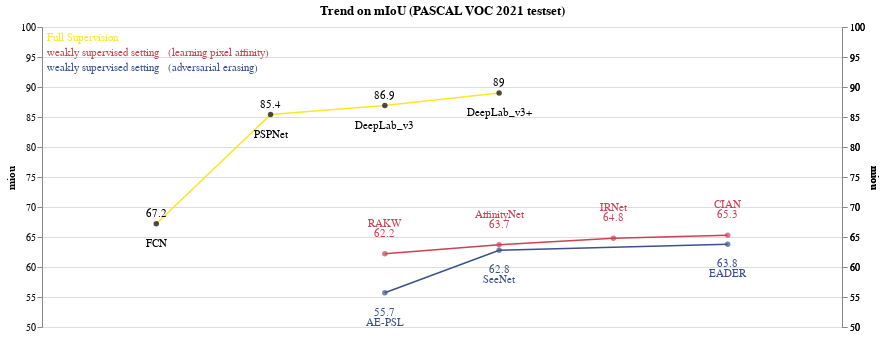

Notebook code cell kept with this figure:
### Markdown cell above
## Trend

### Code cell
#@title
# https://medium.com/analytics-vidhya/creating-a-dual-axis-pareto-chart-in-altair-e3673107dd14
# https://altair-viz.github.io/user_guide/interactions.html
# https://www.datacamp.com/tutorial/altair-in-python

import altair as alt
import pandas as pd

y_scale = [50, 100]
x_scale = [0, 7]

viridis = ['#440154', '#472c7a', '#3b518b', '#2c718e', '#21908d', '#27ad81', '#5cc863', '#aadc32', '#fde725']
#보, 남, 파

data = pd.DataFrame({'idx': [1, 2, 3, 4],
                     'year': ["2015", "2017", "2017.", "2018"],
                     'nickname': ['FCN', 'PSPNet', 'DeepLab_v3', 'DeepLab_v3+'],
                     'miou' :[67.2, 85.4, 86.9, 89.0],
                     'backbone' :["unknown","unknown","unknown","unknown"]})

weakly_data = pd.DataFrame({'idx': [3, 4, 5, 6],
                     'year': ["2017", "2018", "2019.", "2020"],
                     'nickname': ['RAKW', 'AffinityNet', 'IRNet', 'CIAN'],
                     'miou' :[62.2, 63.7, 64.8, 65.3],
                     'backbone' :["unknown","unknown","unknown","unknown"]})

weakly2_data = pd.DataFrame({'idx': [3, 4, 6],
                     'year': ["2017", "2018", "2020"],
                     'nickname': ['AE-PSL', 'SeeNet', 'EADER'],
                     'miou' :[55.7, 62.8, 63.8],
                     'backbone' :["unknown","unknown","unknown"]})


def GetGraphElement(data, x_scale, y_scale, perf_measure, line_color = "#000000", point_color = "#000000", text_color = "#000000", text_y_pos = -10, textperf_y_pos=-20):
    base = alt.Chart(data).encode(
    x = alt.X("idx", scale=alt.Scale(domain=x_scale),axis=None),
    ).properties (
    width = 800,
    title = ["Trend on mIoU (PASCAL VOC 2012 testset)"]
    )

    line = base.mark_line(strokeWidth= 1.5, color = line_color).encode(
        y=alt.Y('miou', scale=alt.Scale(domain=y_scale),axis=alt.Axis(grid=True)),
        #text = alt.Text('nickname')
    )

    points = base.mark_circle(strokeWidth= 3, color = point_color).encode(
            y=alt.Y(perf_measure, scale=alt.Scale(domain=y_scale), axis=None),
            tooltip = [alt.Tooltip('year'),
            alt.Tooltip('nickname'),
            alt.Tooltip(perf_measure),
            alt.Tooltip('backbone'),],
    )

    point_nick = points.mark_text(align='center', baseline='middle', dy = text_y_pos,).encode(
        y= alt.Y(perf_measure, scale=alt.Scale(domain=y_scale), axis=None),
        text=alt.Text(perf_measure),
        color= alt.value(text_color)
    )
    point_perf = points.mark_text(align='center', baseline='middle', dy = textperf_y_pos).encode(
        y= alt.Y(perf_measure, scale=alt.Scale(domain=y_scale), axis=None),
        text=alt.Text('nickname'),
        color= alt.value(text_color)
    )   

    return base, line, points, point_nick, point_perf

def description_test(pos_x, pos_y, text, color):
    return alt.Chart({'values':[{}]}).mark_text(align = "left", baseline ="top").encode(
        x = alt.value(pos_x),
        y = alt.value(pos_y),
        text = alt.value([text]),
        color= alt.value(color)
    )
    



base, line, points, point_nick, point_perf = GetGraphElement(data, x_scale, y_scale, 'miou', 
                                                            line_color = "#fde725", point_color = "#000000", text_color = "#000000", 
                                                            text_y_pos = -10, textperf_y_pos=20)
base2, line2, points2, point_nick2, point_perf2 = GetGraphElement(weakly_data, x_scale, y_scale, 'miou', 
                                                                    line_color = "#cb4154", point_color = "#cb4154", text_color = "#cb4154", 
                                                                    text_y_pos = -20, textperf_y_pos=-30)
base3, line3, points3, point_nick3, point_perf3 = GetGraphElement(weakly2_data, x_scale, y_scale, 'miou', 
                                                                    line_color = "#3b518b", point_color = "#3b518b", text_color = "#3b518b", 
                                                                    text_y_pos = 20, textperf_y_pos=30)

description1 = description_test(5,5,'Full Supervision','#fde725')
description2 = description_test(5,20,'weakly supervised setting \n (learning pixel affinity)','#cb4154')
description3 = description_test(5,35,'weakly supervised setting \n (adversarial erasing)','#3b518b')

(
    description1+description2+description3+
    line+points+point_nick+point_perf+
    line2+points2+point_nick2+point_perf2+ 
    line3+points3+point_nick3+point_perf3
).resolve_scale(y = 'independent')

### Figure 1 — Vega-Lite specification as saved in the notebook (floating-point values rounded to 4 significant figures)
{"config": {"view": {"continuousWidth": 400, "continuousHeight": 300}}, "layer": [{"data": {"name": "empty"}, "mark": {"type": "text", "align": "left", "baseline": "top"}, "encoding": {"color": {"value": "#fde725"}, "text": {"value": ["Full Supervision"]}, "x": {"value": 5}, "y": {"value": 5}}}, {"data": {"name": "empty"}, "mark": {"type": "text", "align": "left", "baseline": "top"}, "encoding": {"color": {"value": "#cb4154"}, "text": {"value": ["weakly supervised setting \n (learning pixel affinity)"]}, "x": {"value": 5}, "y": {"value": 20}}}, {"data": {"name": "empty"}, "mark": {"type": "text", "align": "left", "baseline": "top"}, "encoding": {"color": {"value": "#3b518b"}, "text": {"value": ["weakly supervised setting \n (adversarial erasing)"]}, "x": {"value": 5}, "y": {"value": 35}}}, {"data": {"name": "data-f82c96c9529050ba4c59c93eae4b8ced"}, "mark": {"type": "line", "color": "#fde725", "strokeWidth": 1.5}, "encoding": {"x": {"axis": null, "field": "idx", "scale": {"domain": [0, 7]}, "type": "quantitative"}, "y": {"axis": {"grid": true}, "field": "miou", "scale": {"domain": [50, 100]}, "type": "quantitative"}}, "title": ["Trend on mIoU (PASCAL VOC 2021 testset)"], "width": 800}, {"data": {"name": "data-f82c96c9529050ba4c59c93eae4b8ced"}, "mark": {"type": "circle", "color": "#000000", "strokeWidth": 3}, "encoding": {"tooltip": [{"field": "year", "type": "nominal"}, {"field": "nickname", "type": "nominal"}, {"field": "miou", "type": "quantitative"}, {"field": "backbone", "type": "nominal"}], "x": {"axis": null, "field": "idx", "scale": {"domain": [0, 7]}, "type": "quantitative"}, "y": {"axis": null, "field": "miou", "scale": {"domain": [50, 100]}, "type": "quantitative"}}, "title": ["Trend on mIoU (PASCAL VOC 2021 testset)"], "width": 800}, {"data": {"name": "data-f82c96c9529050ba4c59c93eae4b8ced"}, "mark": {"type": "text", "align": "center", "baseline": "middle", "dy": -10}, "encoding": {"color": {"value": "#000000"}, "text": {"field": "miou", "type": "quantitative"}, "tooltip": [{"field": "year", "type": "nominal"}, {"field": "nickname", "type": "nominal"}, {"field": "miou", "type": "quantitative"}, {"field": "backbone", "type": "nominal"}], "x": {"axis": null, "field": "idx", "scale": {"domain": [0, 7]}, "type": "quantitative"}, "y": {"axis": null, "field": "miou", "scale": {"domain": [50, 100]}, "type": "quantitative"}}, "title": ["Trend on mIoU (PASCAL VOC 2021 testset)"], "width": 800}, {"data": {"name": "data-f82c96c9529050ba4c59c93eae4b8ced"}, "mark": {"type": "text", "align": "center", "baseline": "middle", "dy": 20}, "encoding": {"color": {"value": "#000000"}, "text": {"field": "nickname", "type": "nominal"}, "tooltip": [{"field": "year", "type": "nominal"}, {"field": "nickname", "type": "nominal"}, {"field": "miou", "type": "quantitative"}, {"field": "backbone", "type": "nominal"}], "x": {"axis": null, "field": "idx", "scale": {"domain": [0, 7]}, "type": "quantitative"}, "y": {"axis": null, "field": "miou", "scale": {"domain": [50, 100]}, "type": "quantitative"}}, "title": ["Trend on mIoU (PASCAL VOC 2021 testset)"], "width": 800}, {"data": {"name": "data-16f3683905ff1c25b0369c8bd9b636bb"}, "mark": {"type": "line", "color": "#cb4154", "strokeWidth": 1.5}, "encoding": {"x": {"axis": null, "field": "idx", "scale": {"domain": [0, 7]}, "type": "quantitative"}, "y": {"axis": {"grid": true}, "field": "miou", "scale": {"domain": [50, 100]}, "type": "quantitative"}}, "title": ["Trend on mIoU (PASCAL VOC 2021 testset)"], "width": 800}, {"data": {"name": "data-16f3683905ff1c25b0369c8bd9b636bb"}, "mark": {"type": "circle", "color": "#cb4154", "strokeWidth": 3}, "encoding": {"tooltip": [{"field": "year", "type": "nominal"}, {"field": "nickname", "type": "nominal"}, {"field": "miou", "type": "quantitative"}, {"field": "backbone", "type": "nominal"}], "x": {"axis": null, "field": "idx", "scale": {"domain": [0, 7]}, "type": "quantitative"}, "y": {"axis": null, "field": "miou", "scale": {"domain": [50, 100]}, "type": "quantitative"}}, "title": ["Trend on mIoU (PASCAL VOC 2021 testset)"], "width": 800}, {"data": {"name": "data-16f3683905ff1c25b0369c8bd9b636bb"}, "mark": {"type": "text", "align": "center", "baseline": "middle", "dy": -20}, "encoding": {"color": {"value": "#cb4154"}, "text": {"field": "miou", "type": "quantitative"}, "tooltip": [{"field": "year", "type": "nominal"}, {"field": "nickname", "type": "nominal"}, {"field": "miou", "type": "quantitative"}, {"field": "backbone", "type": "nominal"}], "x": {"axis": null, "field": "idx", "scale": {"domain": [0, 7]}, "type": "quantitative"}, "y": {"axis": null, "field": "miou", "scale": {"domain": [50, 100]}, "type": "quantitative"}}, "title": ["Trend on mIoU (PASCAL VOC 2021 testset)"], "width": 800}, {"data": {"name": "data-16f3683905ff1c25b0369c8bd9b636bb"}, "mark": {"type": "text", "align": "center", "baseline": "middle", "dy": -30}, "encoding": {"color": {"value": "#cb4154"}, "text": {"field": "nickname", "type": "nominal"}, "tooltip": [{"field": "year", "type": "nominal"}, {"field": "nickname", "type": "nominal"}, {"field": "miou", "type": "quantitative"}, {"field": "backbone", "type": "nominal"}], "x": {"axis": null, "field": "idx", "scale": {"domain": [0, 7]}, "type": "quantitative"}, "y": {"axis": null, "field": "miou", "scale": {"domain": [50, 100]}, "type": "quantitative"}}, "title": ["Trend on mIoU (PASCAL VOC 2021 testset)"], "width": 800}, {"data": {"name": "data-7b8ffe69b7081cb6ee03e5e15d9b66e4"}, "mark": {"type": "line", "color": "#3b518b", "strokeWidth": 1.5}, "encoding": {"x": {"axis": null, "field": "idx", "scale": {"domain": [0, 7]}, "type": "quantitative"}, "y": {"axis": {"grid": true}, "field": "miou", "scale": {"domain": [50, 100]}, "type": "quantitative"}}, "title": ["Trend on mIoU (PASCAL VOC 2021 testset)"], "width": 800}, {"data": {"name": "data-7b8ffe69b7081cb6ee03e5e15d9b66e4"}, "mark": {"type": "circle", "color": "#3b518b", "strokeWidth": 3}, "encoding": {"tooltip": [{"field": "year", "type": "nominal"}, {"field": "nickname", "type": "nominal"}, {"field": "miou", "type": "quantitative"}, {"field": "backbone", "type": "nominal"}], "x": {"axis": null, "field": "idx", "scale": {"domain": [0, 7]}, "type": "quantitative"}, "y": {"axis": null, "field": "miou", "scale": {"domain": [50, 100]}, "type": "quantitative"}}, "title": ["Trend on mIoU (PASCAL VOC 2021 testset)"], "width": 800}, {"data": {"name": "data-7b8ffe69b7081cb6ee03e5e15d9b66e4"}, "mark": {"type": "text", "align": "center", "baseline": "middle", "dy": 20}, "encoding": {"color": {"value": "#3b518b"}, "text": {"field": "miou", "type": "quantitative"}, "tooltip": [{"field": "year", "type": "nominal"}, {"field": "nickname", "type": "nominal"}, {"field": "miou", "type": "quantitative"}, {"field": "backbone", "type": "nominal"}], "x": {"axis": null, "field": "idx", "scale": {"domain": [0, 7]}, "type": "quantitative"}, "y": {"axis": null, "field": "miou", "scale": {"domain": [50, 100]}, "type": "quantitative"}}, "title": ["Trend on mIoU (PASCAL VOC 2021 testset)"], "width": 800}, {"data": {"name": "data-7b8ffe69b7081cb6ee03e5e15d9b66e4"}, "mark": {"type": "text", "align": "center", "baseline": "middle", "dy": 30}, "encoding": {"color": {"value": "#3b518b"}, "text": {"field": "nickname", "type": "nominal"}, "tooltip": [{"field": "year", "type": "nominal"}, {"field": "nickname", "type": "nominal"}, {"field": "miou", "type": "quantitative"}, {"field": "backbone", "type": "nominal"}], "x": {"axis": null, "field": "idx", "scale": {"domain": [0, 7]}, "type": "quantitative"}, "y": {"axis": null, "field": "miou", "scale": {"domain": [50, 100]}, "type": "quantitative"}}, "title": ["Trend on mIoU (PASCAL VOC 2021 testset)"], "width": 800}], "resolve": {"scale": {"y": "independent"}}, "$schema": "https://vega.github.io/schema/vega-lite/v4.17.0.json", "datasets": {"empty": [{}], "data-f82c96c9529050ba4c59c93eae4b8ced": [{"idx": 1, "year": "2015", "nickname": "FCN", "miou": 67.2, "backbone": "unknown"}, {"idx": 2, "year": "2017", "nickname": "PSPNet", "miou": 85.4, "backbone": "unknown"}, {"idx": 3, "year": "2017.", "nickname": "DeepLab_v3", "miou": 86.9, "backbone": "unknown"}, {"idx": 4, "year": "2018", "nickname": "DeepLab_v3+", "miou": 89.0, "backbone": "unknown"}], "data-16f3683905ff1c25b0369c8bd9b636bb": [{"idx": 3, "year": "2017", "nickname": "RAKW", "miou": 62.2, "backbone": "unknown"}, {"idx": 4, "year": "2018", "nickname": "AffinityNet", "miou": 63.7, "backbone": "unknown"}, {"idx": 5, "year": "2019.", "nickname": "IRNet", "miou": 64.8, "backbone": "unknown"}, {"idx": 6, "year": "2020", "nickname": "CIAN", "miou": 65.3, "backbone": "unknown"}], "data-7b8ffe69b7081cb6ee03e5e15d9b66e4": [{"idx": 3, "year": "2017", "nickname": "AE-PSL", "miou": 55.7, "backbone": "unknown"}, {"idx": 4, "year": "2018", "nickname": "SeeNet", "miou": 62.8, "backbone": "unknown"}, {"idx": 6, "year": "2020", "nickname": "EADER", "miou": 63.8, "backbone": "unknown"}]}}
